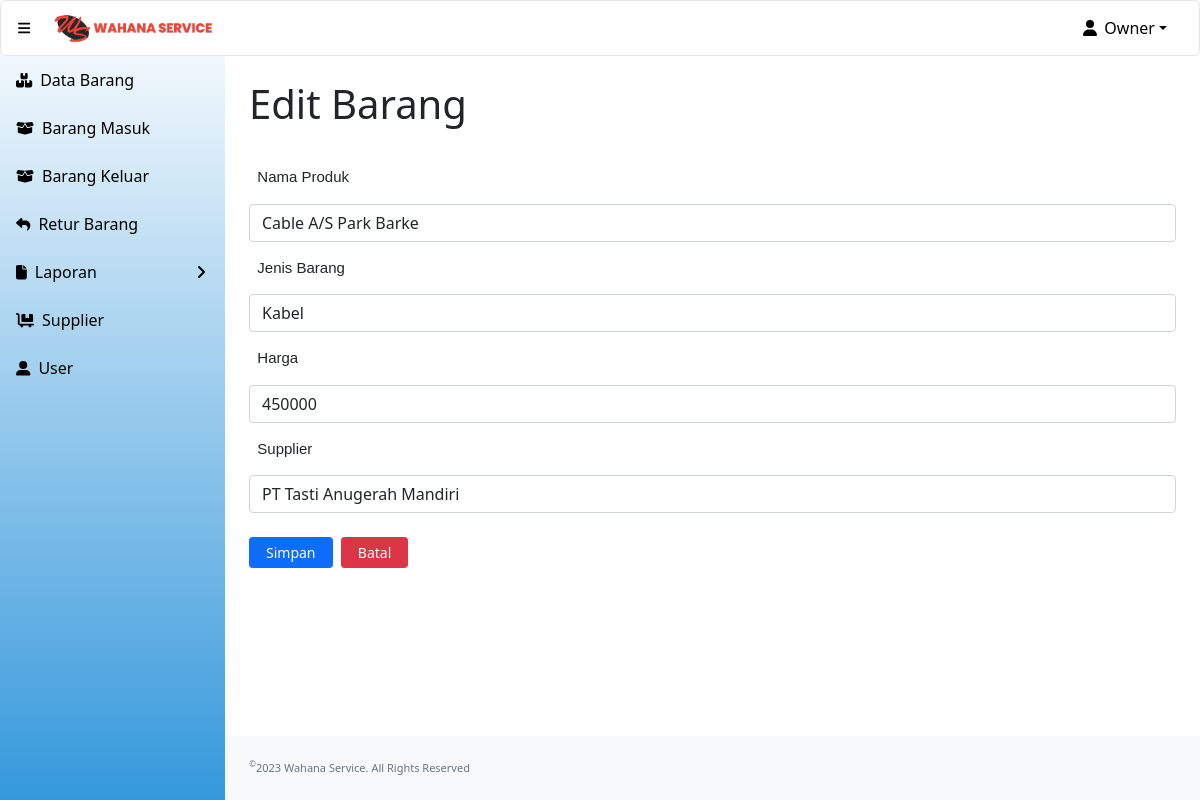
The app's page /update_barang.php?id_produk=1 (signed in) with its own data.
### tables this page shows
CREATE TABLE `produk` (
  `id_produk` int(11) NOT NULL,
  `id_supplier` int(11) NOT NULL,
  `nama_produk` varchar(100) NOT NULL,
  `jenis_barang` varchar(100) NOT NULL,
  `qty` int(10) NOT NULL,
  `harga` int(10) NOT NULL
);

CREATE TABLE `supplier` (
  `id_supplier` int(11) NOT NULL,
  `nama_supplier` varchar(200) NOT NULL,
  `alamat` varchar(500) NOT NULL,
  `no_telp` varchar(20) NOT NULL
);

### update_barang.php (the view, shortened to what this page needs)
<?php
include "conn.php";
?>
<!DOCTYPE html>
<html lang="en">
    <head>
        <link href="https://cdn.jsdelivr.net/npm/simple-datatables@latest/dist/style.css" rel="stylesheet" />
        <link href="css/styles.css" rel="stylesheet" />
        <link href="https://cdnjs.cloudflare.com/ajax/libs/select2/4.0.7/css/select2.min.css" rel="stylesheet" />
    </head>
    <?php
        $id_produk=$_GET['id_produk'];
        $sSQL=" select * from produk p, supplier s where p.id_supplier = s.id_supplier and p.id_produk='$id_produk' limit 1";
        $result=mysqli_query($koneksi, $sSQL);
        if (mysqli_num_rows($result) > 0)
        {
            while ($row=mysqli_fetch_assoc($result))
            {
                $nama_produk = $row['nama_produk'];
                $jenis_produk = $row['jenis_barang'];
                $harga= $row['harga'];
                $idsupplier=$row['id_supplier'];
                $nama_supplier=$row['nama_supplier'];
            }
        }
    ?>
    <body class="sb-nav-fixed">
    <?php include "head.php"; ?>
        <div id="layoutSidenav">
        <?php include "menu.php"; ?>
            </div>
            <div id="layoutSidenav_content">
                <div class="container-fluid px-4">
                    <h1 class="mt-4" style="padding-bottom:15px";>Edit Barang</h1>
                    <form action="submit_update_barang.php" class="form" method="post">
                    <label-form for="nama_produk">&nbsp;
                        Nama Produk
                    </label-form>
                    <input id="nama_produk" class="form-control" type="text" name="nama_produk" value="<?php echo $nama_produk;?>" required/>
                    <label-form for="jenis_barang">&nbsp;
                        Jenis Barang
                    </label-form>
                    <input id="jenis_barang" class="form-control" type="text" name="jenis_barang" value="<?php echo $jenis_produk;?>" required/>
                    <label-form for="harga">&nbsp;
                        Harga
                    </label-form>
                    <input id="harga" class="form-control" type="number" name="harga" value="<?php echo $harga;?>" required/>
                    <label-form for="nama_supplier">&nbsp;
                        Supplier
                    </label-form>
                    <select id="id_supplier" name="id_supplier" class="form-control" required>
                    <option value="<?php echo $idsupplier;?>"><?php echo $nama_supplier;?></option>
                    </select>
                        <div class="form-group">
                            <div class="col-sm-10">
                                <input type="submit" name="simpan" value="Simpan" class="btn btn-sm btn-primary" />&nbsp;
	                            <a href="index.php" class="btn btn-sm btn-danger">Batal </a>
                            </div>
                        </div>
                    </form>
                </div>
                <footer class="py-4 bg-light mt-auto">
                    <div class="container-fluid px-4">
                        <div class="d-flex align-items-center justify-content-between small">
                            <div class="text-muted"><sup>&copy;</sup>2023 Wahana Service. All Rights Reserved</div>
                        </div>
                    </div>
                </footer>
            </div>
    </body>
</html>

### records on screen
produk: nama_produk "Cable A/S Park Barke", jenis_barang "Kabel", harga "450000", id_supplier "PT Tasti Anugerah Mandiri"

### other values on screen
$_SESSION['fullname'] "Owner"
